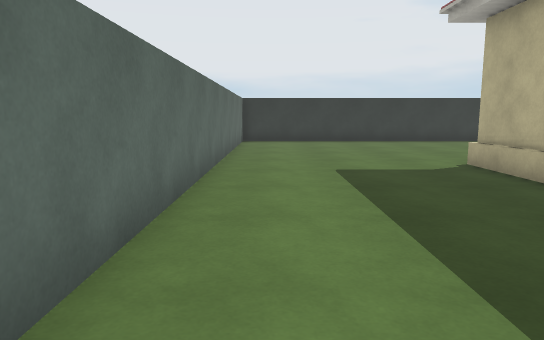
view 1 (above)

24 first-person views from a walk through a 3-D level made in the Unity game engine. The camera is 1.2 m above the floor, tilts 8° down and sees 70° across. The floor is counted in squares, 1 m on a side. Each view is taken from the middle of a square. On the plan, view 1 faces up. The plan holds only what a view shows up to about 15 squares ahead; the rest is blank. The player is left out. Surface patterns are stand-ins for the level's own textures.

view 2
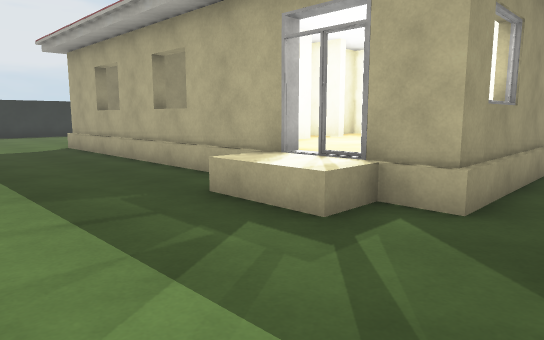

view 3
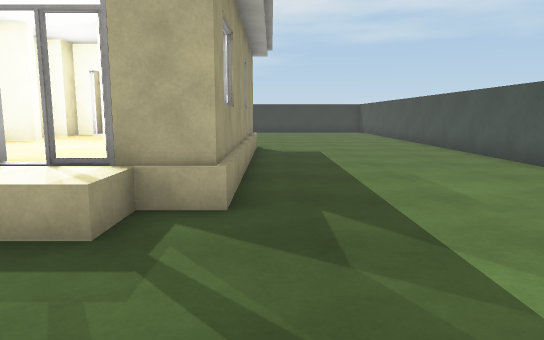

view 4
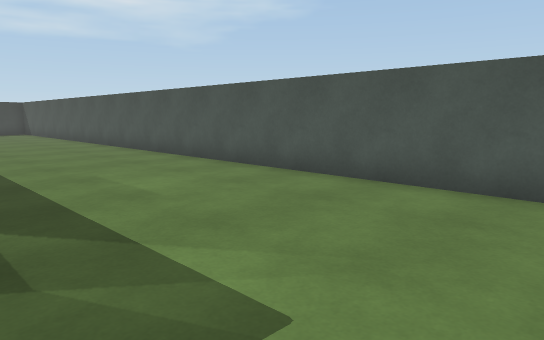

view 5
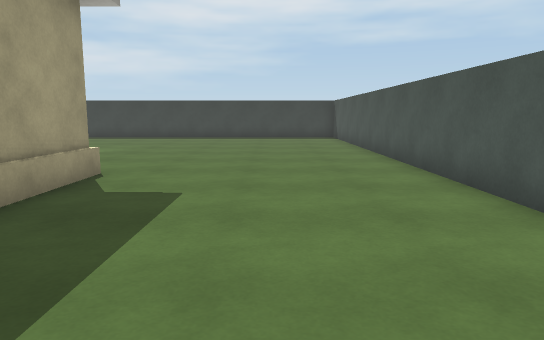

view 6
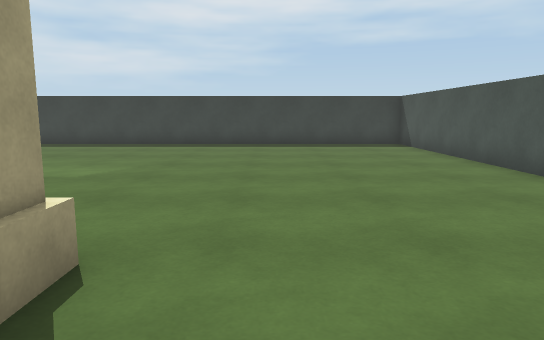

view 7
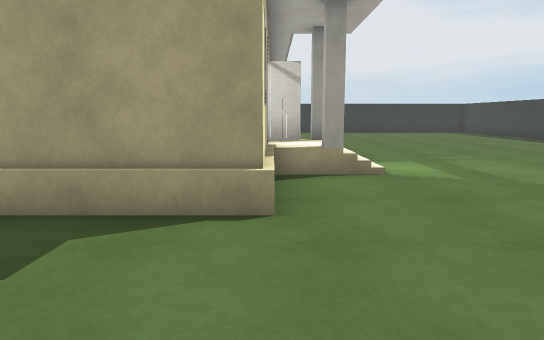

view 8
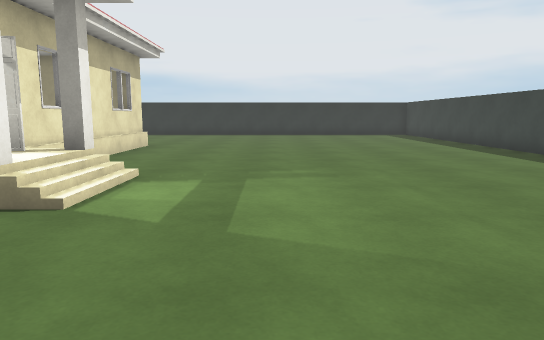

view 9
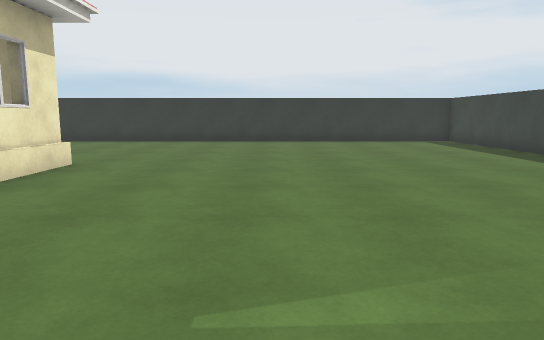

view 10
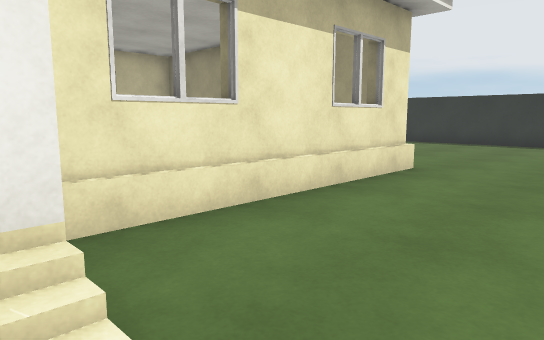

view 11
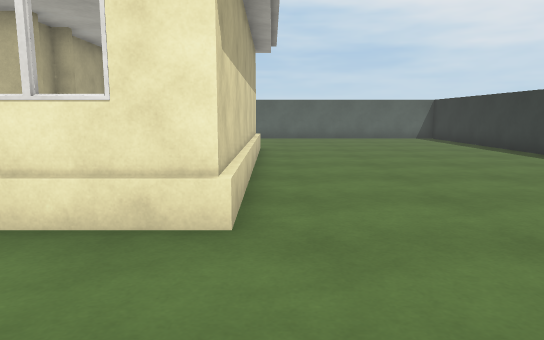

view 12
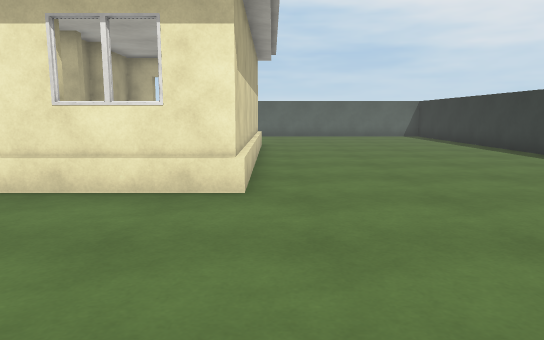

view 13
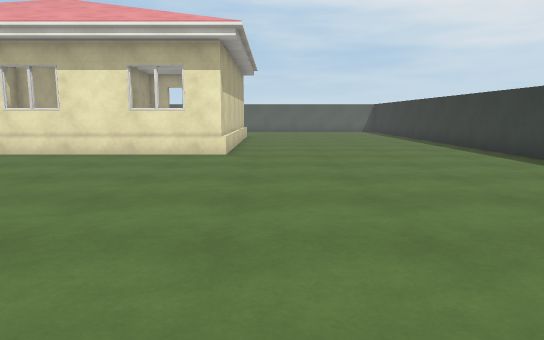

view 14
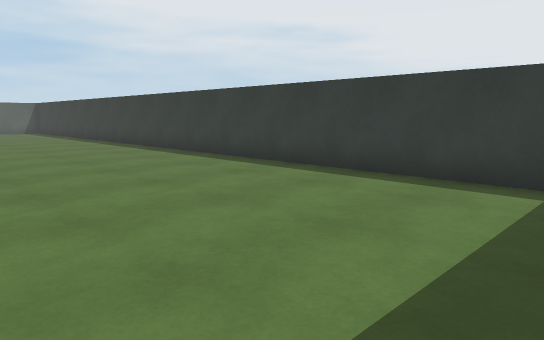

view 15
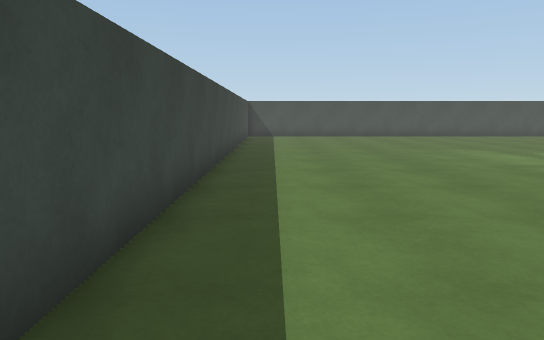

view 16
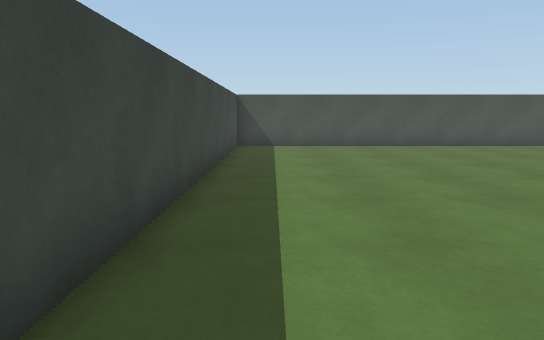

view 17
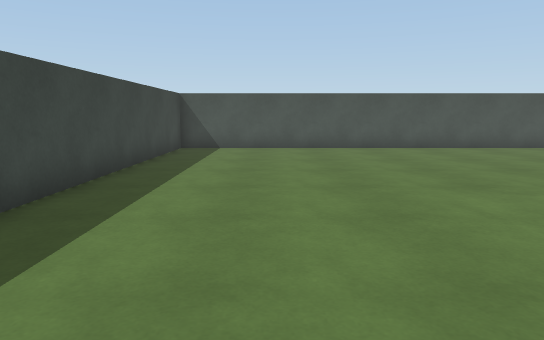

view 18
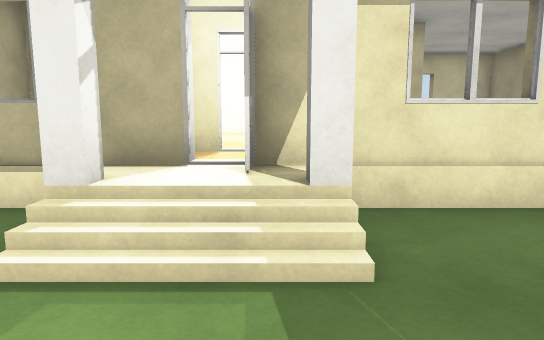

view 19
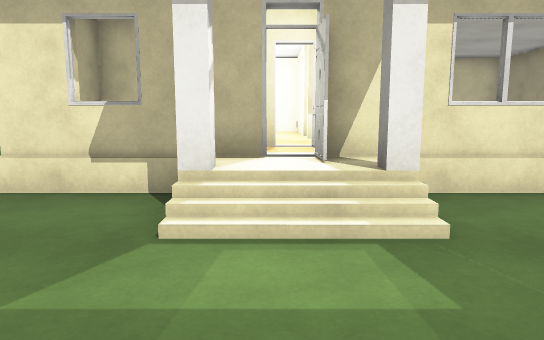

view 20
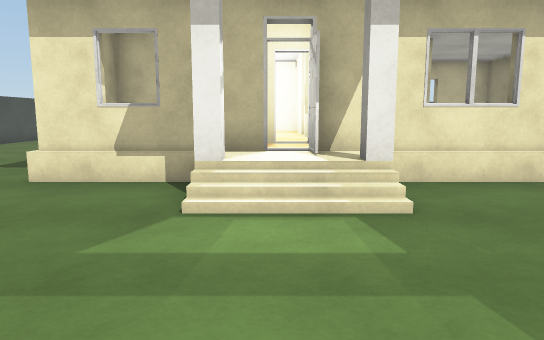

view 21
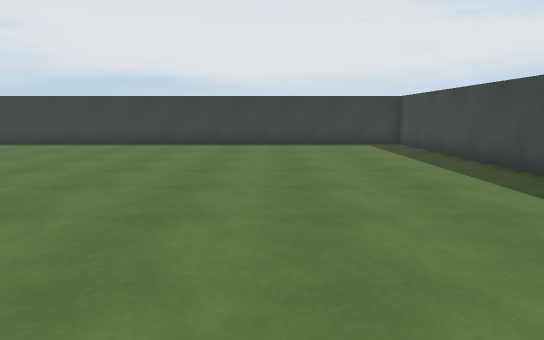

view 22
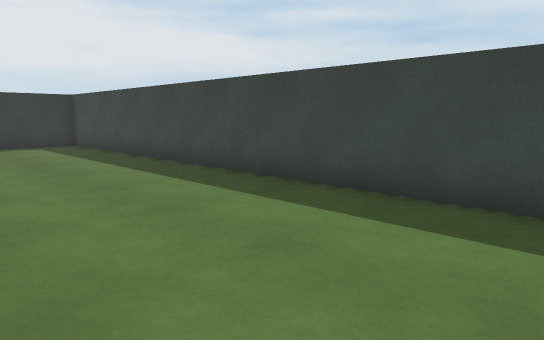

view 23
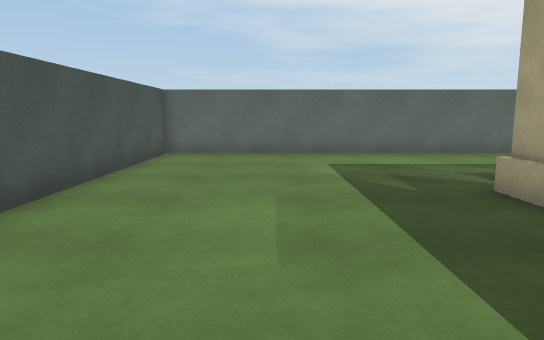

view 24
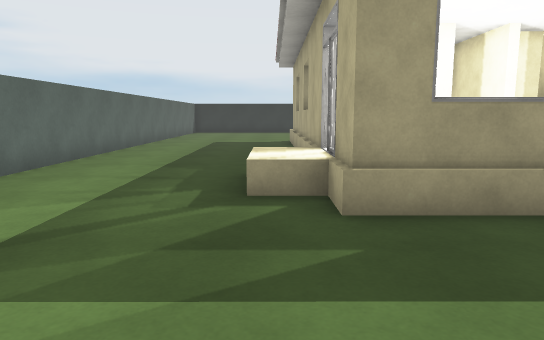

### Floor plan
Key: @ floor where view 1 was taken; # wall or solid block; . main floor; : floor 0.5 m higher than the main floor; / step, stairs or slope; H house.
Columns run from 1 left of view 1 to 29 right of it. Each row starts with its distance up from view 1.
 18      ######  ##################
 17      .........................#
 16      .........................#
 15 #.............................#
 14 #.............................#
 13 #.............................#
 12 #.............................#
 11 #.............................#
 10 #.............................#
  9 #.....HHHHHHHHHHH.............#
  8 #.....HHHHHH H HH.............#
  7 #.....HHHHHHHHHHH.............#
  6 #.....HHHHHHHHHHH.............#
  5 #.....HHHHHHHHHHH.............#
  4 #.....HHHHHHHHHHH.............#
  3 #.....H   HHHHHHH.............#
  2 #.....H   HHHHHHHH............#
  1 #.....HHHHHH:HHHHH/...........#
  0 #@....HHHHHHH HHH:/...........#
 -1 #....HHHHHHH    HH/...........#
 -2 #....HHHHH      H.............#
 -3 #....HH    H H  H.............#
 -4 #.....HHH HHHHHHH.............#
 -5 #.............................#
 -6 #.............................#
 -7 #.............................#
 -8 #.............................#
 -9 #.............................#
-10 #.............................#
-11 #.............................#
-12 ###############################

Positions as (right, up) in squares from view 1, and headings:
1: (0, 0), facing up
2: (0, -6), facing up-right
3: (0, -5), facing right
4: (0, -5), facing down-right
5: (7, -8), facing right
6: (12, -6), facing right
7: (15, -9), facing up
8: (20, -6), facing up
9: (20, 0), facing up
10: (19, 1), facing up-left
11: (19, 10), facing left
12: (21, 10), facing left
13: (27, 11), facing left
14: (28, 11), facing up-left
15: (27, 11), facing down
16: (27, 4), facing down
17: (25, 3), facing down
18: (20, 1), facing left
19: (21, 0), facing left
20: (22, 0), facing left
21: (23, 2), facing up
22: (23, 2), facing up-right
23: (11, -8), facing left
24: (4, -9), facing up
